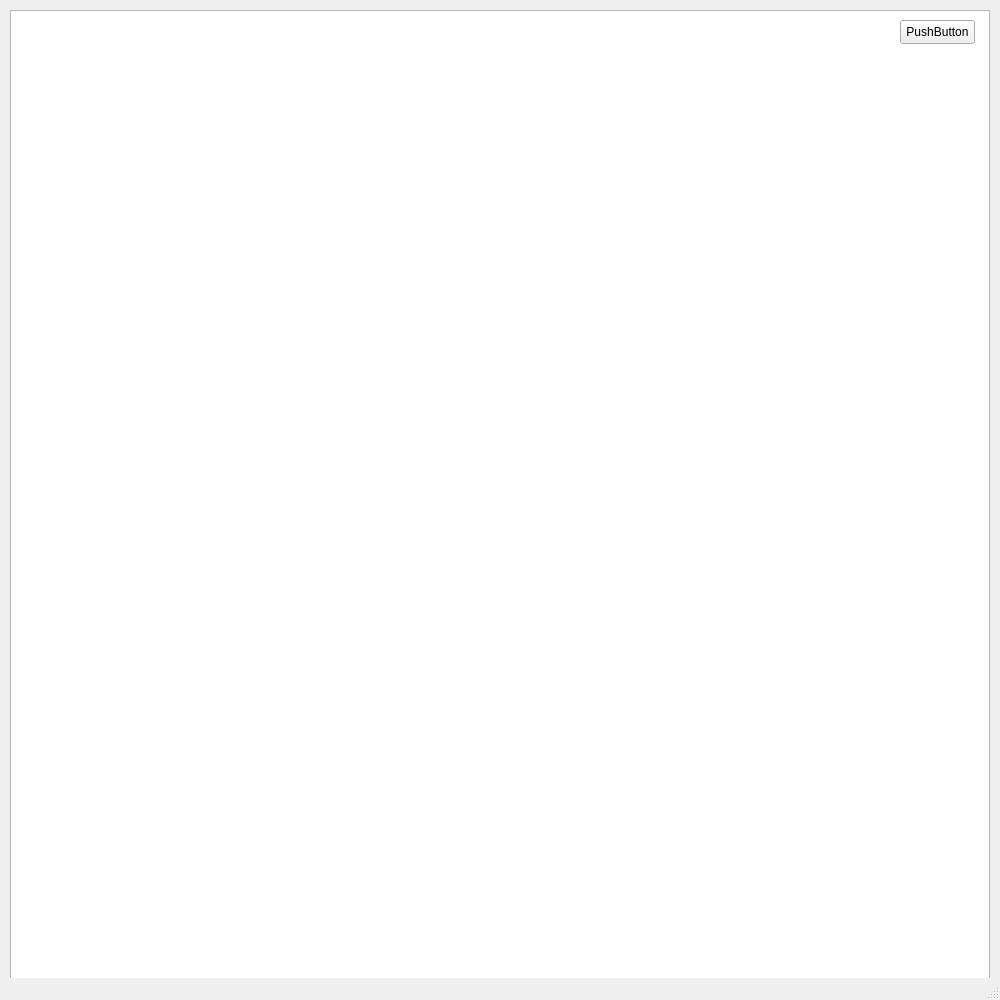
<?xml version="1.0" encoding="UTF-8"?>
<ui version="4.0">
 <class>MainWindow</class>
 <widget class="QMainWindow" name="MainWindow">
  <property name="geometry">
   <rect>
    <x>0</x>
    <y>0</y>
    <width>1000</width>
    <height>1000</height>
   </rect>
  </property>
  <property name="windowTitle">
   <string>MainWindow</string>
  </property>
  <widget class="QWidget" name="centralwidget">
   <widget class="QGraphicsView" name="graphicsView">
    <property name="geometry">
     <rect>
      <x>10</x>
      <y>10</y>
      <width>980</width>
      <height>980</height>
     </rect>
    </property>
   </widget>
   <widget class="QPushButton" name="pushButton">
    <property name="geometry">
     <rect>
      <x>900</x>
      <y>20</y>
      <width>75</width>
      <height>24</height>
     </rect>
    </property>
    <property name="text">
     <string>PushButton</string>
    </property>
   </widget>
  </widget>
  <widget class="QMenuBar" name="menubar">
   <property name="geometry">
    <rect>
     <x>0</x>
     <y>0</y>
     <width>1000</width>
     <height>22</height>
    </rect>
   </property>
  </widget>
  <widget class="QStatusBar" name="statusbar"/>
 </widget>
 <resources/>
 <connections/>
</ui>
